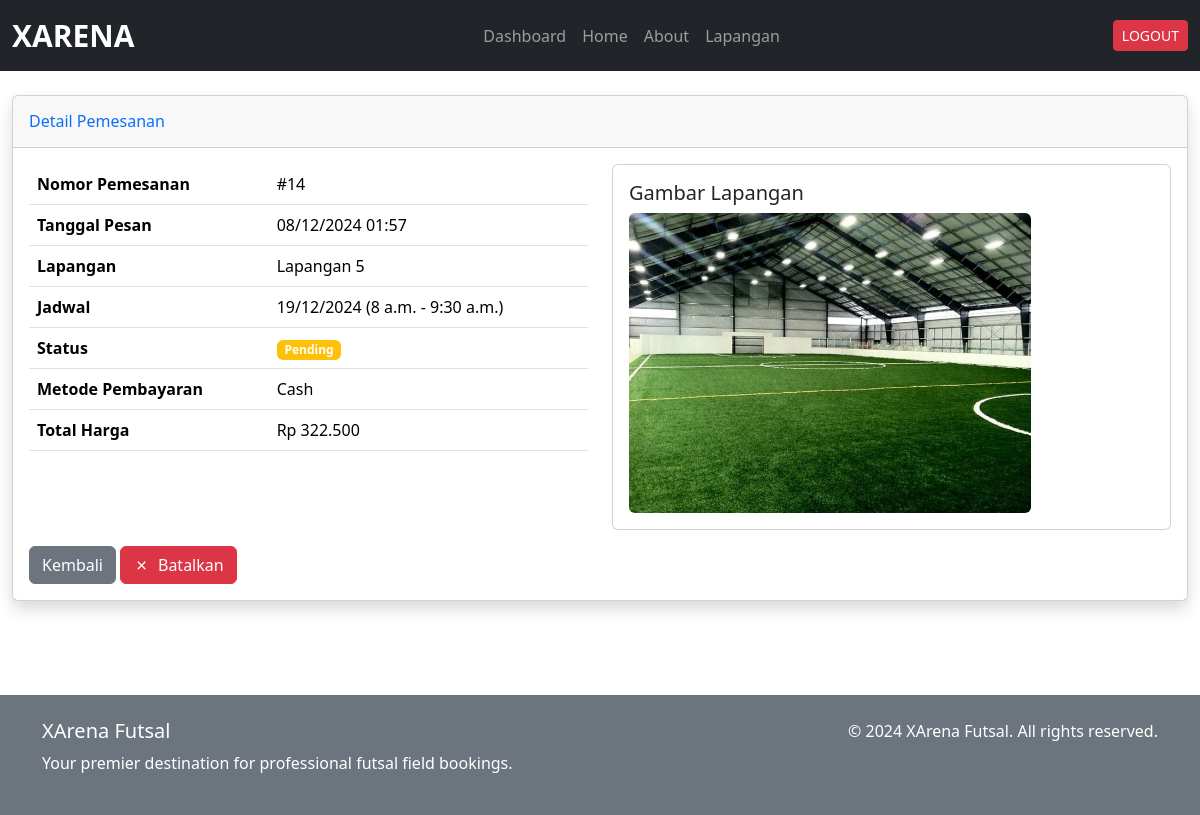
Before: /pemesanan/14/ (signed in) with the older database file.
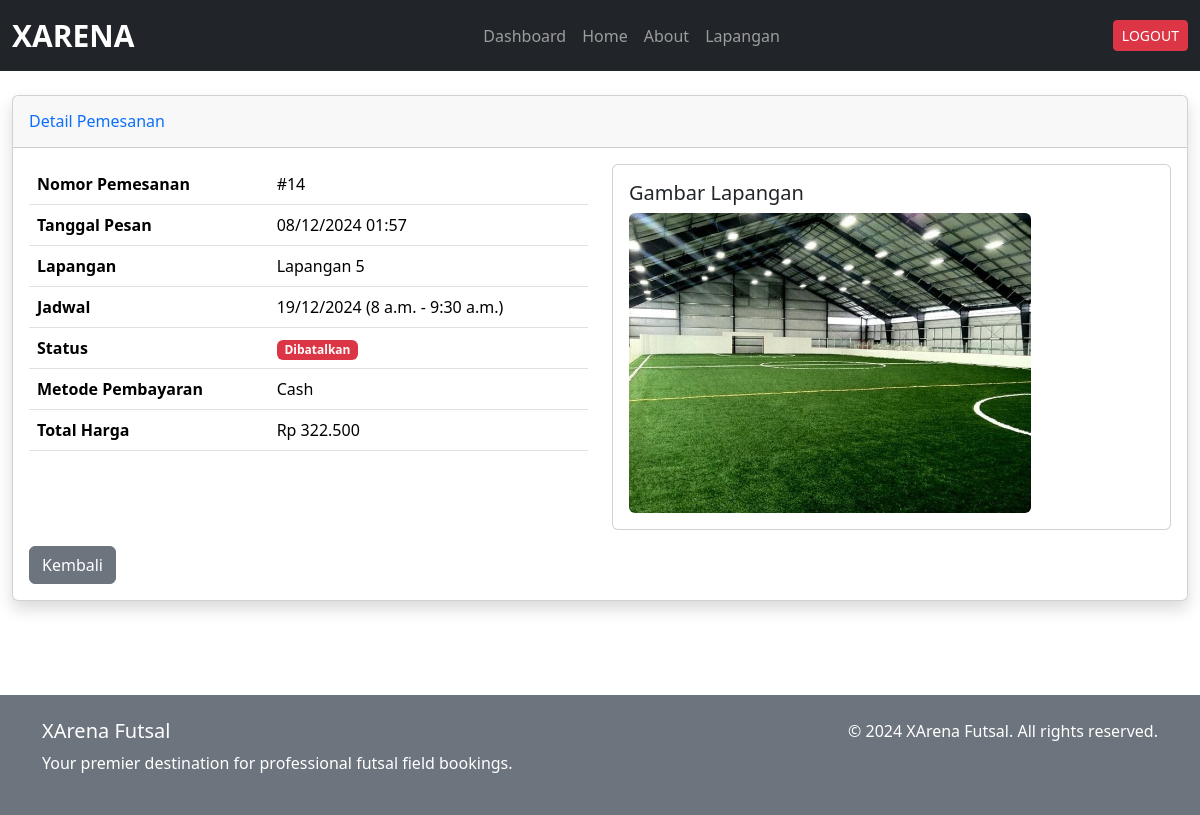
After: the same page with the newer database file.
### xarena_app/models.py (models this page shows, shortened)
class Pemesanan(models.Model):
    user = models.ForeignKey(
        settings.AUTH_USER_MODEL,
        on_delete=models.CASCADE,
        related_name='pemesanan_user',
        help_text="User yang melakukan pemesanan"
    )
    staff = models.ForeignKey(
        settings.AUTH_USER_MODEL,
        on_delete=models.CASCADE,
        null=True,
        blank=True,
        related_name='pemesanan_staff',
        help_text="Staff yang memproses pemesanan"
    )
    jadwal = models.ForeignKey(Jadwal, on_delete=models.CASCADE, help_text="Jadwal pemesanan")
    metode_pembayaran = models.CharField(max_length=20, choices=(
        ('transfer', 'Transfer Bank'),
        ('cash', 'Cash'),
    ), default='transfer')
    status = models.CharField(max_length=20, choices=(
        ('pending', 'Pending'),
        ('diterima', 'Diterima'),
        ('selesai', 'Selesai'),
        ('dibatalkan', 'Dibatalkan'),
    ), default='pending')
    created_at = models.DateTimeField(auto_now_add=True)
    updated_at = models.DateTimeField(auto_now=True)
    def hitung_harga(self):
        durasi = timedelta(
            hours=self.jadwal.jam_selesai.hour, minutes=self.jadwal.jam_selesai.minute
        ) - timedelta(
            hours=self.jadwal.jam_mulai.hour, minutes=self.jadwal.jam_mulai.minute
        )
        total_jam = Decimal(str(durasi.total_seconds() / 3600))
        return self.jadwal.lapangan.harga_per_jam * total_jam

class Jadwal(models.Model):
    lapangan = models.ForeignKey(Lapangan, on_delete=models.CASCADE)
    tanggal = models.DateField()
    jam_mulai = models.TimeField()
    jam_selesai = models.TimeField()
    is_available = models.BooleanField(default=True)

class Lapangan(models.Model):
    nama = models.CharField(max_length=100)
    deskripsi = models.TextField(max_length=500)
    harga_per_jam = models.DecimalField(max_digits=10, decimal_places=2)
    gambar = models.ImageField(upload_to='lapangan_images/', blank=True, null=True)
    is_available = models.BooleanField(default=True)

### xarena_app/views.py (the view)
# urls.py: path('pemesanan/<int:pemesanan_id>/', views.detail_pemesanan_user, name='detail_pemesanan_user'),
@login_required
def detail_pemesanan_user(request, pemesanan_id):
    if request.user.is_staff or request.user.is_superuser:
        raise PermissionDenied
    pemesanan = get_object_or_404(Pemesanan, id=pemesanan_id, user=request.user)
    return render(request, 'user/detail_pemesanan_user.html', {
        'pemesanan': pemesanan
    })

### xarena_app/templatetags/currency_filters.py (called while the page is built)
@register.filter
def rupiah(value):
    try:
        return f"Rp {int(value):,}".replace(',', '.')
    except (ValueError, TypeError):
        return "-"

### templates/user/detail_pemesanan_user.html
{% extends '../base.html' %} {% load currency_filters %} {% block content %}
<div class="container-fluid mt-4">
  <div class="card shadow mb-4">
    <div class="card-header py-3">
      <h6 class="m-0 font-weight-bold text-primary">Detail Pemesanan</h6>
    </div>
    <div class="card-body">
      <div class="row">
        <div class="col-md-6">
          <table class="table">
            <tr>
              <th>Nomor Pemesanan</th>
              <td>#{{ pemesanan.id }}</td>
            </tr>
            <tr>
              <th>Tanggal Pesan</th>
              <td>{{ pemesanan.created_at|date:"d/m/Y H:i" }}</td>
            </tr>
            <tr>
              <th>Lapangan</th>
              <td>{{ pemesanan.jadwal.lapangan.nama }}</td>
            </tr>
            <tr>
              <th>Jadwal</th>
              <td>
                {{ pemesanan.jadwal.tanggal|date:"d/m/Y" }} ({{ pemesanan.jadwal.jam_mulai }} - {{ pemesanan.jadwal.jam_selesai }})
              </td>
            </tr>
            <tr>
              <th>Status</th>
              <td>
                <span
                  class="badge {% if pemesanan.status == 'pending' %}bg-warning{% elif pemesanan.status == 'diterima' %}bg-info{% elif pemesanan.status == 'dibatalkan' %}bg-danger{% else %}bg-success{% endif %}"
                >
                  {{ pemesanan.status|capfirst }}
                </span>
              </td>
            </tr>
            <tr>
              <th>Metode Pembayaran</th>
              <td>{{ pemesanan.metode_pembayaran|capfirst }}</td>
            </tr>
            <tr>
              <th>Total Harga</th>
              <td>{{ pemesanan.hitung_harga|rupiah }}</td>
            </tr>
          </table>
        </div>
        <div class="col-md-6">
          <div class="card">
            <div class="card-body">
              <h5 class="card-title">Gambar Lapangan</h5>
              <img
                src="{{ pemesanan.jadwal.lapangan.gambar.url }}"
                class="img-fluid rounded"
                style="max-height: 300px;"
                alt="Gambar Lapangan"
              />
            </div>
          </div>
        </div>
      </div>
      <div class="mt-3">
        <a href="{% url 'dashboard_user' %}" class="btn btn-secondary"
          >Kembali</a
        >
        {% if pemesanan.status == 'pending' %}
        <a
          href="{% url 'cancel_pemesanan' pemesanan.id %}"
          class="btn btn-danger"
        >
          <i class="ri-close-line me-1"></i> Batalkan
        </a>
        {% endif %}
      </div>
    </div>
  </div>
</div>
{% endblock %}

Changed rows visible on the page:
changed Pemesanan "Cash": status "Pending" → "Dibatalkan"
Other visible differences:
text no longer shown: "Batalkan"
